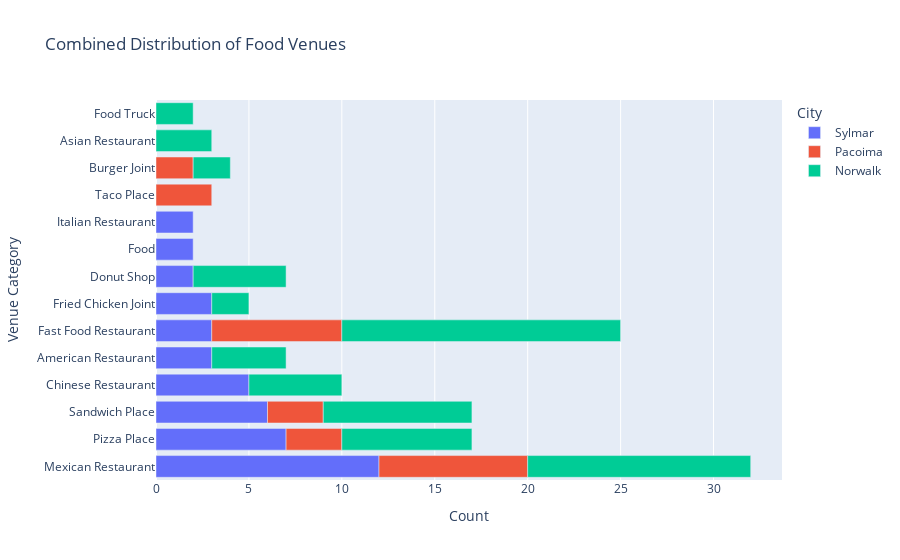

Notebook code cell kept with this figure:
### Code cell
import plotly.express as px
categs_graph = categs_sorted.loc[categs_sorted['Count'] > 1]

fig = px.bar(categs_graph, y="Venue Category",
             x="Count", title='Combined Distribution of Food Venues',
             orientation='h', color = 'City'
             )
fig.show()

### Figure 1 — Plotly figure (JSON) as saved in the notebook; plotly's stock layout.template omitted (floating-point values rounded to 4 significant figures)
{"data": [{"alignmentgroup": "True", "hovertemplate": "City=Sylmar<br>Count=%{x}<br>Venue Category=%{y}<extra></extra>", "legendgroup": "Sylmar", "marker": {"color": "#636efa"}, "name": "Sylmar", "offsetgroup": "Sylmar", "orientation": "h", "showlegend": true, "textposition": "auto", "type": "bar", "x": [12, 7, 6, 5, 3, 3, 3, 2, 2, 2], "xaxis": "x", "y": ["Mexican Restaurant", "Pizza Place", "Sandwich Place", "Chinese Restaurant", "American Restaurant", "Fast Food Restaurant", "Fried Chicken Joint", "Donut Shop", "Food", "Italian Restaurant"], "yaxis": "y"}, {"alignmentgroup": "True", "hovertemplate": "City=Pacoima<br>Count=%{x}<br>Venue Category=%{y}<extra></extra>", "legendgroup": "Pacoima", "marker": {"color": "#EF553B"}, "name": "Pacoima", "offsetgroup": "Pacoima", "orientation": "h", "showlegend": true, "textposition": "auto", "type": "bar", "x": [8, 7, 3, 3, 3, 2], "xaxis": "x", "y": ["Mexican Restaurant", "Fast Food Restaurant", "Pizza Place", "Sandwich Place", "Taco Place", "Burger Joint"], "yaxis": "y"}, {"alignmentgroup": "True", "hovertemplate": "City=Norwalk<br>Count=%{x}<br>Venue Category=%{y}<extra></extra>", "legendgroup": "Norwalk", "marker": {"color": "#00cc96"}, "name": "Norwalk", "offsetgroup": "Norwalk", "orientation": "h", "showlegend": true, "textposition": "auto", "type": "bar", "x": [15, 12, 8, 7, 5, 5, 4, 3, 2, 2, 2], "xaxis": "x", "y": ["Fast Food Restaurant", "Mexican Restaurant", "Sandwich Place", "Pizza Place", "Chinese Restaurant", "Donut Shop", "American Restaurant", "Asian Restaurant", "Burger Joint", "Food Truck", "Fried Chicken Joint"], "yaxis": "y"}], "layout": {"barmode": "relative", "legend": {"title": {"text": "City"}, "tracegroupgap": 0}, "title": {"text": "Combined Distribution of Food Venues"}, "xaxis": {"anchor": "y", "domain": [0.0, 1.0], "title": {"text": "Count"}}, "yaxis": {"anchor": "x", "domain": [0.0, 1.0], "title": {"text": "Venue Category"}}}}
